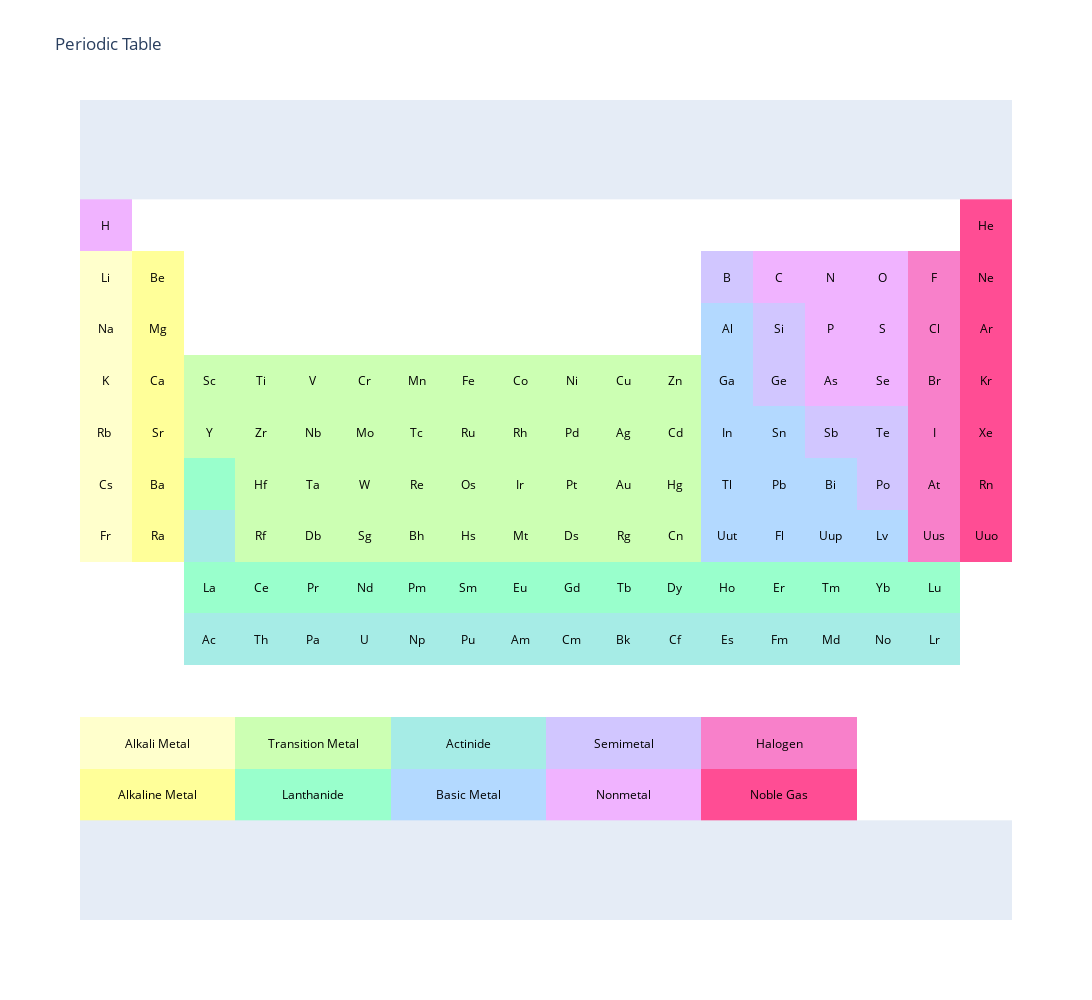

Notebook code cell kept with this figure:
### Code cell
# Periodic Table Data
symbol = [['H', '', '', '', '', '', '', '', '', '', '', '', '', '', '', '', '', 'He'],
         ['Li', 'Be', '', '', '', '', '', '', '', '', '', '', 'B', 'C', 'N', 'O', 'F', 'Ne'],
         ['Na', 'Mg', '', '', '', '', '', '', '', '', '', '', 'Al', 'Si', 'P', 'S', 'Cl', 'Ar'],
         ['K', 'Ca', 'Sc', 'Ti', 'V', 'Cr', 'Mn', 'Fe', 'Co', 'Ni', 'Cu', 'Zn', 'Ga', 'Ge', 'As', 'Se', 'Br', 'Kr'],
         ['Rb ', 'Sr', 'Y', 'Zr', 'Nb', 'Mo', 'Tc', 'Ru', 'Rh', 'Pd', 'Ag', 'Cd', 'In', 'Sn', 'Sb', 'Te', 'I', 'Xe' ],
         ['Cs', 'Ba', '', 'Hf', 'Ta', 'W', 'Re', 'Os', 'Ir', 'Pt', 'Au', 'Hg', 'Tl', 'Pb', 'Bi', 'Po', 'At', 'Rn' ],
         ['Fr', 'Ra', '', 'Rf', 'Db', 'Sg', 'Bh', 'Hs', 'Mt', 'Ds', 'Rg', 'Cn', 'Uut', 'Fl', 'Uup', 'Lv', 'Uus', 'Uuo'],
         ['', '', 'La', 'Ce', 'Pr', 'Nd', 'Pm', 'Sm', 'Eu', 'Gd', 'Tb', 'Dy', 'Ho', 'Er', 'Tm', 'Yb', 'Lu', ''],
         ['', '', 'Ac', 'Th', 'Pa', 'U', 'Np', 'Pu', 'Am', 'Cm', 'Bk', 'Cf', 'Es', 'Fm', 'Md', 'No', 'Lr', '' ],
         ['', '', '', '', '', '', '', '', '', '', '', '', '', '', '', '', '', ''],
         ['', 'Alkali Metal', '', '', 'Transition Metal', '', '', 'Actinide', '', '', 'Semimetal', '', '', 'Halogen', '', '', '', ''],
         ['', 'Alkaline Metal', '', '', 'Lanthanide', '', '', 'Basic Metal', '', '', 'Nonmetal', '', '', 'Noble Gas', '', '', '', '']]

element = [['Hydrogen', '', '', '', '', '', '', '', '', '', '', '', '', '', '', '', '', 'Helium'],
           ['Lithium', 'Beryllium', '', '', '', '', '', '', '', '', '', '', 'Boron', 'Carbon', 'Nitrogen', 'Oxygen', 'Fluorine', 'Neon'],
           ['Sodium', 'Magnesium', '', '', '', '', '', '', '', '', '', '', 'Aluminium', 'Silicon', 'Phosphorus', 'Sulfur', 'Chlorine', 'Argon'],
           ['Potassium', 'Calcium', 'Scandium', 'Titanium', 'Vanadium', 'Chromium',  'Manganese', 'Iron', 'Cobalt', 'Nickel', 'Copper', 'Zinc', 'Gallium', 'Germanium', 'Arsenic', 'Selenium', 'Bromine', 'Krypton'],
           ['Rubidium', 'Strontium', 'Yttrium', 'Zirconium', 'Niobium', 'Molybdenum', 'Technetium', 'Ruthenium', 'Rhodium', 'Palladium', 'Silver', 'Cadmium', 'Indium', 'Tin', 'Antimony', 'Tellurium', 'Iodine', 'Xenon'],
           ['Cesium', 'Barium', '',  'Hafnium', 'Tantalum', 'Tungsten', 'Rhenium', 'Osmium', 'Iridium', 'Platinum', 'Gold', 'Mercury', 'Thallium', 'Lead', 'Bismuth', 'Polonium', 'Astatine', 'Radon'],
           ['Francium', 'Radium', '', 'Rutherfordium','Dubnium','Seaborgium','Bohrium','Hassium','Meitnerium','Darmstadtium','Roentgenium','Copernicium','Ununtrium','Ununquadium','Ununpentium','Ununhexium','Ununseptium','Ununoctium'],
           ['', '',  'Lanthanum', 'Cerium', 'Praseodymium', 'Neodymium', 'Promethium', 'Samarium', 'Europium', 'Gadolinium', 'Terbium', 'Dysprosium', 'Holmium', 'Erbium', 'Thulium', 'Ytterbium', 'Lutetium', ''],
           ['', '', 'Actinium', 'Thorium', 'Protactinium', 'Uranium', 'Neptunium', 'Plutonium', 'Americium', 'Curium', 'Berkelium', 'Californium', 'Einsteinium','Fermium' ,'Mendelevium', 'Nobelium', 'Lawrencium', '' ],
           ['', '', '', '', '', '', '', '', '', '', '', '', '', '', '', '', '', ''],
           ['', '', '', '', '', '', '', '', '', '', '', '', '', '', '', '', '', ''],
           ['', '', '', '', '', '', '', '', '', '', '', '', '', '', '', '', '', '']]

atomic_mass = [[ 1.00794, .0, .0, .0, .0, .0, .0, .0, .0, .0, .0, .0, .0, .0, .0, .0, .0,  4.002602],
     [ 6.941, 9.012182, .0, .0, .0, .0, .0, .0, .0, .0, .0, .0,  10.811, 12.0107, 14.0067, 15.9994, 18.9984032, 20.1797],
     [ 22.98976928, 24.3050, .0, .0, .0, .0, .0, .0, .0, .0, .0, .0,  26.9815386, 28.0855, 30.973762, 32.065, 35.453, 39.948],
     [ 39.0983, 40.078, 44.955912, 47.867, 50.9415, 51.9961, 54.938045, 55.845, 58.933195, 58.6934, 63.546, 65.38, 69.723, 72.64, 74.92160, 78.96, 79.904, 83.798],
     [ 85.4678, 87.62, 88.90585, 91.224, 92.90638, 95.96, 98, 101.07, 102.90550, 106.42, 107.8682, 112.411, 114.818, 118.710, 121.760, 127.60, 126.90447, 131.293],
     [ 132.9054519, 137.327, .0, 178.49, 180.94788, 183.84, 186.207, 190.23, 192.217, 195.084, 196.966569, 200.59, 204.3833, 207.2, 208.98040, 209, 210, 222],
     [223, 226, .0, 267, 268, 271, 272, 270, 276, 281, 280, 285, 284, 289, 288, 293, 'unknown', 294],
     [.0, .0, 138.90547, 140.116, 140.90765, 144.242, 145, 150.36, 151.964, 157.25, 158.92535, 162.500, 164.93032, 167.259, 168.93421, 173.054, 174.9668, .0],
     [.0, .0, 227, 232.03806, 231.03588, 238.02891, 237, 244, 243, 247, 247, 251, 252, 257, 258, 259, 262, .0],
     [.0, .0, .0, .0, .0, .0, .0, .0, .0, .0, .0, .0, .0, .0, .0, .0, .0, .0],
     [.0, .0, .0, .0, .0, .0, .0, .0, .0, .0, .0, .0, .0, .0, .0, .0, .0, .0],
     [.0, .0, .0, .0, .0, .0, .0, .0, .0, .0, .0, .0, .0, .0, .0, .0, .0, .0]]

color = [[.8, .0, .0, .0, .0, .0, .0, .0, .0, .0, .0, .0, .0, .0, .0, .0, .0, 1.],
     [.1, .2, .0, .0, .0, .0, .0, .0, .0, .0, .0, .0, .7, .8, .8, .8, .9, 1.],
     [.1, .2, .0, .0, .0, .0, .0, .0, .0, .0, .0, .0, .6, .7, .8, .8, .9, 1],
     [.1, .2, .3, .3, .3, .3, .3, .3, .3, .3, .3, .3, .6, .7, .8, .8, .9, 1.],
     [.1, .2, .3, .3, .3, .3, .3, .3, .3, .3, .3, .3, .6, .6, .7, .7, .9, 1.],
     [.1, .2, .4, .3, .3, .3, .3, .3, .3, .3, .3, .3, .6, .6, .6, .7, .9, 1.],
     [.1, .2, .5, .3, .3, .3, .3, .3, .3, .3, .3, .3, .6, .6, .6, .6, .9, 1.],
     [.0, .0, .4, .4, .4, .4, .4, .4, .4, .4, .4, .4, .4, .4, .4, .4, .4, .0],
     [.0, .0, .5, .5, .5, .5, .5, .5, .5, .5, .5, .5, .5, .5, .5, .5, .5, .0],
     [.0, .0, .0, .0, .0, .0, .0, .0, .0, .0, .0, .0, .0, .0, .0, .0, .0, .0],
     [.1, .1, .1, .3, .3, .3, .5, .5, .5, .7, .7, .7, .9, .9, .9, .0, .0, .0],
     [.2, .2, .2, .4, .4, .4, .6, .6, .6, .8, .8, .8, 1., 1., 1., .0, .0, .0]]

# Set Colorscale
colorscale=[[0.0, 'rgb(255,255,255)'], [.2, 'rgb(255, 255, 153)'],
            [.4, 'rgb(153, 255, 204)'], [.6, 'rgb(179, 217, 255)'],
            [.8, 'rgb(240, 179, 255)'],[1.0, 'rgb(255, 77, 148)']]

# Display element name and atomic mass on hover
hover=[]
for x in range(len(symbol)):
    hover.append([i + '<br>' + 'Atomic Mass: ' + str(j) if i else ''
                      for i, j in zip(element[x], atomic_mass[x])])

import plotly.figure_factory as ff
# Make Annotated Heatmap
fig = ff.create_annotated_heatmap(color[::-1], annotation_text=symbol[::-1], text=hover[::-1],
                                 colorscale=colorscale, font_colors=['black'], hoverinfo='text')
fig.update_layout(
    title_text='Periodic Table',
    # margin=dict(l=10, r=10, t=50, b=10, pad=10),
    xaxis=dict(zeroline=False, showgrid=False),
    yaxis=dict(zeroline=False, showgrid=False, scaleanchor="x"),
    width=1200,
    height=1000
)
fig.show()

### Figure 1 — Plotly figure (JSON) as saved in the notebook; plotly's stock layout.template omitted (floating-point values rounded to 4 significant figures; data arrays with more than 128 entries replaced by an {"elided": "..."} marker saying what was removed)
{"data": [{"colorscale": [[0, "rgb(255,255,255)"], [0.2, "rgb(255, 255, 153)"], [0.4, "rgb(153, 255, 204)"], [0.6, "rgb(179, 217, 255)"], [0.8, "rgb(240, 179, 255)"], [1, "rgb(255, 77, 148)"]], "hoverinfo": "text", "reversescale": false, "showscale": false, "text": {"elided": "12x18 str values"}, "type": "heatmap", "z": {"elided": "12x18 float values"}}], "layout": {"annotations": [{"font": {"color": "black"}, "showarrow": false, "text": "", "x": 0, "xref": "x", "y": 0, "yref": "y"}, {"font": {"color": "black"}, "showarrow": false, "text": "Alkaline Metal", "x": 1, "xref": "x", "y": 0, "yref": "y"}, {"font": {"color": "black"}, "showarrow": false, "text": "", "x": 2, "xref": "x", "y": 0, "yref": "y"}, {"font": {"color": "black"}, "showarrow": false, "text": "", "x": 3, "xref": "x", "y": 0, "yref": "y"}, {"font": {"color": "black"}, "showarrow": false, "text": "Lanthanide", "x": 4, "xref": "x", "y": 0, "yref": "y"}, {"font": {"color": "black"}, "showarrow": false, "text": "", "x": 5, "xref": "x", "y": 0, "yref": "y"}, {"font": {"color": "black"}, "showarrow": false, "text": "", "x": 6, "xref": "x", "y": 0, "yref": "y"}, {"font": {"color": "black"}, "showarrow": false, "text": "Basic Metal", "x": 7, "xref": "x", "y": 0, "yref": "y"}, {"font": {"color": "black"}, "showarrow": false, "text": "", "x": 8, "xref": "x", "y": 0, "yref": "y"}, {"font": {"color": "black"}, "showarrow": false, "text": "", "x": 9, "xref": "x", "y": 0, "yref": "y"}, {"font": {"color": "black"}, "showarrow": false, "text": "Nonmetal", "x": 10, "xref": "x", "y": 0, "yref": "y"}, {"font": {"color": "black"}, "showarrow": false, "text": "", "x": 11, "xref": "x", "y": 0, "yref": "y"}, {"font": {"color": "black"}, "showarrow": false, "text": "", "x": 12, "xref": "x", "y": 0, "yref": "y"}, {"font": {"color": "black"}, "showarrow": false, "text": "Noble Gas", "x": 13, "xref": "x", "y": 0, "yref": "y"}, {"font": {"color": "black"}, "showarrow": false, "text": "", "x": 14, "xref": "x", "y": 0, "yref": "y"}, {"font": {"color": "black"}, "showarrow": false, "text": "", "x": 15, "xref": "x", "y": 0, "yref": "y"}, {"font": {"color": "black"}, "showarrow": false, "text": "", "x": 16, "xref": "x", "y": 0, "yref": "y"}, {"font": {"color": "black"}, "showarrow": false, "text": "", "x": 17, "xref": "x", "y": 0, "yref": "y"}, {"font": {"color": "black"}, "showarrow": false, "text": "", "x": 0, "xref": "x", "y": 1, "yref": "y"}, {"font": {"color": "black"}, "showarrow": false, "text": "Alkali Metal", "x": 1, "xref": "x", "y": 1, "yref": "y"}, {"font": {"color": "black"}, "showarrow": false, "text": "", "x": 2, "xref": "x", "y": 1, "yref": "y"}, {"font": {"color": "black"}, "showarrow": false, "text": "", "x": 3, "xref": "x", "y": 1, "yref": "y"}, {"font": {"color": "black"}, "showarrow": false, "text": "Transition Metal", "x": 4, "xref": "x", "y": 1, "yref": "y"}, {"font": {"color": "black"}, "showarrow": false, "text": "", "x": 5, "xref": "x", "y": 1, "yref": "y"}, {"font": {"color": "black"}, "showarrow": false, "text": "", "x": 6, "xref": "x", "y": 1, "yref": "y"}, {"font": {"color": "black"}, "showarrow": false, "text": "Actinide", "x": 7, "xref": "x", "y": 1, "yref": "y"}, {"font": {"color": "black"}, "showarrow": false, "text": "", "x": 8, "xref": "x", "y": 1, "yref": "y"}, {"font": {"color": "black"}, "showarrow": false, "text": "", "x": 9, "xref": "x", "y": 1, "yref": "y"}, {"font": {"color": "black"}, "showarrow": false, "text": "Semimetal", "x": 10, "xref": "x", "y": 1, "yref": "y"}, {"font": {"color": "black"}, "showarrow": false, "text": "", "x": 11, "xref": "x", "y": 1, "yref": "y"}, {"font": {"color": "black"}, "showarrow": false, "text": "", "x": 12, "xref": "x", "y": 1, "yref": "y"}, {"font": {"color": "black"}, "showarrow": false, "text": "Halogen", "x": 13, "xref": "x", "y": 1, "yref": "y"}, {"font": {"color": "black"}, "showarrow": false, "text": "", "x": 14, "xref": "x", "y": 1, "yref": "y"}, {"font": {"color": "black"}, "showarrow": false, "text": "", "x": 15, "xref": "x", "y": 1, "yref": "y"}, {"font": {"color": "black"}, "showarrow": false, "text": "", "x": 16, "xref": "x", "y": 1, "yref": "y"}, {"font": {"color": "black"}, "showarrow": false, "text": "", "x": 17, "xref": "x", "y": 1, "yref": "y"}, {"font": {"color": "black"}, "showarrow": false, "text": "", "x": 0, "xref": "x", "y": 2, "yref": "y"}, {"font": {"color": "black"}, "showarrow": false, "text": "", "x": 1, "xref": "x", "y": 2, "yref": "y"}, {"font": {"color": "black"}, "showarrow": false, "text": "", "x": 2, "xref": "x", "y": 2, "yref": "y"}, {"font": {"color": "black"}, "showarrow": false, "text": "", "x": 3, "xref": "x", "y": 2, "yref": "y"}, {"font": {"color": "black"}, "showarrow": false, "text": "", "x": 4, "xref": "x", "y": 2, "yref": "y"}, {"font": {"color": "black"}, "showarrow": false, "text": "", "x": 5, "xref": "x", "y": 2, "yref": "y"}, {"font": {"color": "black"}, "showarrow": false, "text": "", "x": 6, "xref": "x", "y": 2, "yref": "y"}, {"font": {"color": "black"}, "showarrow": false, "text": "", "x": 7, "xref": "x", "y": 2, "yref": "y"}, {"font": {"color": "black"}, "showarrow": false, "text": "", "x": 8, "xref": "x", "y": 2, "yref": "y"}, {"font": {"color": "black"}, "showarrow": false, "text": "", "x": 9, "xref": "x", "y": 2, "yref": "y"}, {"font": {"color": "black"}, "showarrow": false, "text": "", "x": 10, "xref": "x", "y": 2, "yref": "y"}, {"font": {"color": "black"}, "showarrow": false, "text": "", "x": 11, "xref": "x", "y": 2, "yref": "y"}, {"font": {"color": "black"}, "showarrow": false, "text": "", "x": 12, "xref": "x", "y": 2, "yref": "y"}, {"font": {"color": "black"}, "showarrow": false, "text": "", "x": 13, "xref": "x", "y": 2, "yref": "y"}, {"font": {"color": "black"}, "showarrow": false, "text": "", "x": 14, "xref": "x", "y": 2, "yref": "y"}, {"font": {"color": "black"}, "showarrow": false, "text": "", "x": 15, "xref": "x", "y": 2, "yref": "y"}, {"font": {"color": "black"}, "showarrow": false, "text": "", "x": 16, "xref": "x", "y": 2, "yref": "y"}, {"font": {"color": "black"}, "showarrow": false, "text": "", "x": 17, "xref": "x", "y": 2, "yref": "y"}, {"font": {"color": "black"}, "showarrow": false, "text": "", "x": 0, "xref": "x", "y": 3, "yref": "y"}, {"font": {"color": "black"}, "showarrow": false, "text": "", "x": 1, "xref": "x", "y": 3, "yref": "y"}, {"font": {"color": "black"}, "showarrow": false, "text": "Ac", "x": 2, "xref": "x", "y": 3, "yref": "y"}, {"font": {"color": "black"}, "showarrow": false, "text": "Th", "x": 3, "xref": "x", "y": 3, "yref": "y"}, {"font": {"color": "black"}, "showarrow": false, "text": "Pa", "x": 4, "xref": "x", "y": 3, "yref": "y"}, {"font": {"color": "black"}, "showarrow": false, "text": "U", "x": 5, "xref": "x", "y": 3, "yref": "y"}, {"font": {"color": "black"}, "showarrow": false, "text": "Np", "x": 6, "xref": "x", "y": 3, "yref": "y"}, {"font": {"color": "black"}, "showarrow": false, "text": "Pu", "x": 7, "xref": "x", "y": 3, "yref": "y"}, {"font": {"color": "black"}, "showarrow": false, "text": "Am", "x": 8, "xref": "x", "y": 3, "yref": "y"}, {"font": {"color": "black"}, "showarrow": false, "text": "Cm", "x": 9, "xref": "x", "y": 3, "yref": "y"}, {"font": {"color": "black"}, "showarrow": false, "text": "Bk", "x": 10, "xref": "x", "y": 3, "yref": "y"}, {"font": {"color": "black"}, "showarrow": false, "text": "Cf", "x": 11, "xref": "x", "y": 3, "yref": "y"}, {"font": {"color": "black"}, "showarrow": false, "text": "Es", "x": 12, "xref": "x", "y": 3, "yref": "y"}, {"font": {"color": "black"}, "showarrow": false, "text": "Fm", "x": 13, "xref": "x", "y": 3, "yref": "y"}, {"font": {"color": "black"}, "showarrow": false, "text": "Md", "x": 14, "xref": "x", "y": 3, "yref": "y"}, {"font": {"color": "black"}, "showarrow": false, "text": "No", "x": 15, "xref": "x", "y": 3, "yref": "y"}, {"font": {"color": "black"}, "showarrow": false, "text": "Lr", "x": 16, "xref": "x", "y": 3, "yref": "y"}, {"font": {"color": "black"}, "showarrow": false, "text": "", "x": 17, "xref": "x", "y": 3, "yref": "y"}, {"font": {"color": "black"}, "showarrow": false, "text": "", "x": 0, "xref": "x", "y": 4, "yref": "y"}, {"font": {"color": "black"}, "showarrow": false, "text": "", "x": 1, "xref": "x", "y": 4, "yref": "y"}, {"font": {"color": "black"}, "showarrow": false, "text": "La", "x": 2, "xref": "x", "y": 4, "yref": "y"}, {"font": {"color": "black"}, "showarrow": false, "text": "Ce", "x": 3, "xref": "x", "y": 4, "yref": "y"}, {"font": {"color": "black"}, "showarrow": false, "text": "Pr", "x": 4, "xref": "x", "y": 4, "yref": "y"}, {"font": {"color": "black"}, "showarrow": false, "text": "Nd", "x": 5, "xref": "x", "y": 4, "yref": "y"}, {"font": {"color": "black"}, "showarrow": false, "text": "Pm", "x": 6, "xref": "x", "y": 4, "yref": "y"}, {"font": {"color": "black"}, "showarrow": false, "text": "Sm", "x": 7, "xref": "x", "y": 4, "yref": "y"}, {"font": {"color": "black"}, "showarrow": false, "text": "Eu", "x": 8, "xref": "x", "y": 4, "yref": "y"}, {"font": {"color": "black"}, "showarrow": false, "text": "Gd", "x": 9, "xref": "x", "y": 4, "yref": "y"}, {"font": {"color": "black"}, "showarrow": false, "text": "Tb", "x": 10, "xref": "x", "y": 4, "yref": "y"}, {"font": {"color": "black"}, "showarrow": false, "text": "Dy", "x": 11, "xref": "x", "y": 4, "yref": "y"}, {"font": {"color": "black"}, "showarrow": false, "text": "Ho", "x": 12, "xref": "x", "y": 4, "yref": "y"}, {"font": {"color": "black"}, "showarrow": false, "text": "Er", "x": 13, "xref": "x", "y": 4, "yref": "y"}, {"font": {"color": "black"}, "showarrow": false, "text": "Tm", "x": 14, "xref": "x", "y": 4, "yref": "y"}, {"font": {"color": "black"}, "showarrow": false, "text": "Yb", "x": 15, "xref": "x", "y": 4, "yref": "y"}, {"font": {"color": "black"}, "showarrow": false, "text": "Lu", "x": 16, "xref": "x", "y": 4, "yref": "y"}, {"font": {"color": "black"}, "showarrow": false, "text": "", "x": 17, "xref": "x", "y": 4, "yref": "y"}, {"font": {"color": "black"}, "showarrow": false, "text": "Fr", "x": 0, "xref": "x", "y": 5, "yref": "y"}, {"font": {"color": "black"}, "showarrow": false, "text": "Ra", "x": 1, "xref": "x", "y": 5, "yref": "y"}, {"font": {"color": "black"}, "showarrow": false, "text": "", "x": 2, "xref": "x", "y": 5, "yref": "y"}, {"font": {"color": "black"}, "showarrow": false, "text": "Rf", "x": 3, "xref": "x", "y": 5, "yref": "y"}, {"font": {"color": "black"}, "showarrow": false, "text": "Db", "x": 4, "xref": "x", "y": 5, "yref": "y"}, {"font": {"color": "black"}, "showarrow": false, "text": "Sg", "x": 5, "xref": "x", "y": 5, "yref": "y"}, {"font": {"color": "black"}, "showarrow": false, "text": "Bh", "x": 6, "xref": "x", "y": 5, "yref": "y"}, {"font": {"color": "black"}, "showarrow": false, "text": "Hs", "x": 7, "xref": "x", "y": 5, "yref": "y"}, {"font": {"color": "black"}, "showarrow": false, "text": "Mt", "x": 8, "xref": "x", "y": 5, "yref": "y"}, {"font": {"color": "black"}, "showarrow": false, "text": "Ds", "x": 9, "xref": "x", "y": 5, "yref": "y"}, {"font": {"color": "black"}, "showarrow": false, "text": "Rg", "x": 10, "xref": "x", "y": 5, "yref": "y"}, {"font": {"color": "black"}, "showarrow": false, "text": "Cn", "x": 11, "xref": "x", "y": 5, "yref": "y"}, {"font": {"color": "black"}, "showarrow": false, "text": "Uut", "x": 12, "xref": "x", "y": 5, "yref": "y"}, {"font": {"color": "black"}, "showarrow": false, "text": "Fl", "x": 13, "xref": "x", "y": 5, "yref": "y"}, {"font": {"color": "black"}, "showarrow": false, "text": "Uup", "x": 14, "xref": "x", "y": 5, "yref": "y"}, {"font": {"color": "black"}, "showarrow": false, "text": "Lv", "x": 15, "xref": "x", "y": 5, "yref": "y"}, {"font": {"color": "black"}, "showarrow": false, "text": "Uus", "x": 16, "xref": "x", "y": 5, "yref": "y"}, {"font": {"color": "black"}, "showarrow": false, "text": "Uuo", "x": 17, "xref": "x", "y": 5, "yref": "y"}, {"font": {"color": "black"}, "showarrow": false, "text": "Cs", "x": 0, "xref": "x", "y": 6, "yref": "y"}, {"font": {"color": "black"}, "showarrow": false, "text": "Ba", "x": 1, "xref": "x", "y": 6, "yref": "y"}, {"font": {"color": "black"}, "showarrow": false, "text": "", "x": 2, "xref": "x", "y": 6, "yref": "y"}, {"font": {"color": "black"}, "showarrow": false, "text": "Hf", "x": 3, "xref": "x", "y": 6, "yref": "y"}, {"font": {"color": "black"}, "showarrow": false, "text": "Ta", "x": 4, "xref": "x", "y": 6, "yref": "y"}, {"font": {"color": "black"}, "showarrow": false, "text": "W", "x": 5, "xref": "x", "y": 6, "yref": "y"}, {"font": {"color": "black"}, "showarrow": false, "text": "Re", "x": 6, "xref": "x", "y": 6, "yref": "y"}, {"font": {"color": "black"}, "showarrow": false, "text": "Os", "x": 7, "xref": "x", "y": 6, "yref": "y"}, {"font": {"color": "black"}, "showarrow": false, "text": "Ir", "x": 8, "xref": "x", "y": 6, "yref": "y"}, {"font": {"color": "black"}, "showarrow": false, "text": "Pt", "x": 9, "xref": "x", "y": 6, "yref": "y"}, {"font": {"color": "black"}, "showarrow": false, "text": "Au", "x": 10, "xref": "x", "y": 6, "yref": "y"}, {"font": {"color": "black"}, "showarrow": false, "text": "Hg", "x": 11, "xref": "x", "y": 6, "yref": "y"}, {"font": {"color": "black"}, "showarrow": false, "text": "Tl", "x": 12, "xref": "x", "y": 6, "yref": "y"}, {"font": {"color": "black"}, "showarrow": false, "text": "Pb", "x": 13, "xref": "x", "y": 6, "yref": "y"}, {"font": {"color": "black"}, "showarrow": false, "text": "Bi", "x": 14, "xref": "x", "y": 6, "yref": "y"}, {"font": {"color": "black"}, "showarrow": false, "text": "Po", "x": 15, "xref": "x", "y": 6, "yref": "y"}, {"font": {"color": "black"}, "showarrow": false, "text": "At", "x": 16, "xref": "x", "y": 6, "yref": "y"}, {"font": {"color": "black"}, "showarrow": false, "text": "Rn", "x": 17, "xref": "x", "y": 6, "yref": "y"}, {"font": {"color": "black"}, "showarrow": false, "text": "Rb ", "x": 0, "xref": "x", "y": 7, "yref": "y"}, {"font": {"color": "black"}, "showarrow": false, "text": "Sr", "x": 1, "xref": "x", "y": 7, "yref": "y"}, {"font": {"color": "black"}, "showarrow": false, "text": "Y", "x": 2, "xref": "x", "y": 7, "yref": "y"}, {"font": {"color": "black"}, "showarrow": false, "text": "Zr", "x": 3, "xref": "x", "y": 7, "yref": "y"}, {"font": {"color": "black"}, "showarrow": false, "text": "Nb", "x": 4, "xref": "x", "y": 7, "yref": "y"}, {"font": {"color": "black"}, "showarrow": false, "text": "Mo", "x": 5, "xref": "x", "y": 7, "yref": "y"}, {"font": {"color": "black"}, "showarrow": false, "text": "Tc", "x": 6, "xref": "x", "y": 7, "yref": "y"}, {"font": {"color": "black"}, "showarrow": false, "text": "Ru", "x": 7, "xref": "x", "y": 7, "yref": "y"}, {"font": {"color": "black"}, "showarrow": false, "text": "Rh", "x": 8, "xref": "x", "y": 7, "yref": "y"}, {"font": {"color": "black"}, "showarrow": false, "text": "Pd", "x": 9, "xref": "x", "y": 7, "yref": "y"}, {"font": {"color": "black"}, "showarrow": false, "text": "Ag", "x": 10, "xref": "x", "y": 7, "yref": "y"}, {"font": {"color": "black"}, "showarrow": false, "text": "Cd", "x": 11, "xref": "x", "y": 7, "yref": "y"}, {"font": {"color": "black"}, "showarrow": false, "text": "In", "x": 12, "xref": "x", "y": 7, "yref": "y"}, {"font": {"color": "black"}, "showarrow": false, "text": "Sn", "x": 13, "xref": "x", "y": 7, "yref": "y"}, {"font": {"color": "black"}, "showarrow": false, "text": "Sb", "x": 14, "xref": "x", "y": 7, "yref": "y"}, {"font": {"color": "black"}, "showarrow": false, "text": "Te", "x": 15, "xref": "x", "y": 7, "yref": "y"}, {"font": {"color": "black"}, "showarrow": false, "text": "I", "x": 16, "xref": "x", "y": 7, "yref": "y"}, {"font": {"color": "black"}, "showarrow": false, "text": "Xe", "x": 17, "xref": "x", "y": 7, "yref": "y"}, {"font": {"color": "black"}, "showarrow": false, "text": "K", "x": 0, "xref": "x", "y": 8, "yref": "y"}, {"font": {"color": "black"}, "showarrow": false, "text": "Ca", "x": 1, "xref": "x", "y": 8, "yref": "y"}, {"font": {"color": "black"}, "showarrow": false, "text": "Sc", "x": 2, "xref": "x", "y": 8, "yref": "y"}, {"font": {"color": "black"}, "showarrow": false, "text": "Ti", "x": 3, "xref": "x", "y": 8, "yref": "y"}, {"font": {"color": "black"}, "showarrow": false, "text": "V", "x": 4, "xref": "x", "y": 8, "yref": "y"}, {"font": {"color": "black"}, "showarrow": false, "text": "Cr", "x": 5, "xref": "x", "y": 8, "yref": "y"}, {"font": {"color": "black"}, "showarrow": false, "text": "Mn", "x": 6, "xref": "x", "y": 8, "yref": "y"}, {"font": {"color": "black"}, "showarrow": false, "text": "Fe", "x": 7, "xref": "x", "y": 8, "yref": "y"}, {"font": {"color": "black"}, "showarrow": false, "text": "Co", "x": 8, "xref": "x", "y": 8, "yref": "y"}, {"font": {"color": "black"}, "showarrow": false, "text": "Ni", "x": 9, "xref": "x", "y": 8, "yref": "y"}, {"font": {"color": "black"}, "showarrow": false, "text": "Cu", "x": 10, "xref": "x", "y": 8, "yref": "y"}, {"font": {"color": "black"}, "showarrow": false, "text": "Zn", "x": 11, "xref": "x", "y": 8, "yref": "y"}, {"font": {"color": "black"}, "showarrow": false, "text": "Ga", "x": 12, "xref": "x", "y": 8, "yref": "y"}, {"font": {"color": "black"}, "showarrow": false, "text": "Ge", "x": 13, "xref": "x", "y": 8, "yref": "y"}, {"font": {"color": "black"}, "showarrow": false, "text": "As", "x": 14, "xref": "x", "y": 8, "yref": "y"}, {"font": {"color": "black"}, "showarrow": false, "text": "Se", "x": 15, "xref": "x", "y": 8, "yref": "y"}, {"font": {"color": "black"}, "showarrow": false, "text": "Br", "x": 16, "xref": "x", "y": 8, "yref": "y"}, {"font": {"color": "black"}, "showarrow": false, "text": "Kr", "x": 17, "xref": "x", "y": 8, "yref": "y"}, {"font": {"color": "black"}, "showarrow": false, "text": "Na", "x": 0, "xref": "x", "y": 9, "yref": "y"}, {"font": {"color": "black"}, "showarrow": false, "text": "Mg", "x": 1, "xref": "x", "y": 9, "yref": "y"}, {"font": {"color": "black"}, "showarrow": false, "text": "", "x": 2, "xref": "x", "y": 9, "yref": "y"}, {"font": {"color": "black"}, "showarrow": false, "text": "", "x": 3, "xref": "x", "y": 9, "yref": "y"}, {"font": {"color": "black"}, "showarrow": false, "text": "", "x": 4, "xref": "x", "y": 9, "yref": "y"}, {"font": {"color": "black"}, "showarrow": false, "text": "", "x": 5, "xref": "x", "y": 9, "yref": "y"}, {"font": {"color": "black"}, "showarrow": false, "text": "", "x": 6, "xref": "x", "y": 9, "yref": "y"}, {"font": {"color": "black"}, "showarrow": false, "text": "", "x": 7, "xref": "x", "y": 9, "yref": "y"}, {"font": {"color": "black"}, "showarrow": false, "text": "", "x": 8, "xref": "x", "y": 9, "yref": "y"}, {"font": {"color": "black"}, "showarrow": false, "text": "", "x": 9, "xref": "x", "y": 9, "yref": "y"}, {"font": {"color": "black"}, "showarrow": false, "text": "", "x": 10, "xref": "x", "y": 9, "yref": "y"}, {"font": {"color": "black"}, "showarrow": false, "text": "", "x": 11, "xref": "x", "y": 9, "yref": "y"}, {"font": {"color": "black"}, "showarrow": false, "text": "Al", "x": 12, "xref": "x", "y": 9, "yref": "y"}, {"font": {"color": "black"}, "showarrow": false, "text": "Si", "x": 13, "xref": "x", "y": 9, "yref": "y"}, {"font": {"color": "black"}, "showarrow": false, "text": "P", "x": 14, "xref": "x", "y": 9, "yref": "y"}, {"font": {"color": "black"}, "showarrow": false, "text": "S", "x": 15, "xref": "x", "y": 9, "yref": "y"}, {"font": {"color": "black"}, "showarrow": false, "text": "Cl", "x": 16, "xref": "x", "y": 9, "yref": "y"}, {"font": {"color": "black"}, "showarrow": false, "text": "Ar", "x": 17, "xref": "x", "y": 9, "yref": "y"}, {"font": {"color": "black"}, "showarrow": false, "text": "Li", "x": 0, "xref": "x", "y": 10, "yref": "y"}, {"font": {"color": "black"}, "showarrow": false, "text": "Be", "x": 1, "xref": "x", "y": 10, "yref": "y"}, {"font": {"color": "black"}, "showarrow": false, "text": "", "x": 2, "xref": "x", "y": 10, "yref": "y"}, {"font": {"color": "black"}, "showarrow": false, "text": "", "x": 3, "xref": "x", "y": 10, "yref": "y"}, {"font": {"color": "black"}, "showarrow": false, "text": "", "x": 4, "xref": "x", "y": 10, "yref": "y"}, {"font": {"color": "black"}, "showarrow": false, "text": "", "x": 5, "xref": "x", "y": 10, "yref": "y"}, {"font": {"color": "black"}, "showarrow": false, "text": "", "x": 6, "xref": "x", "y": 10, "yref": "y"}, {"font": {"color": "black"}, "showarrow": false, "text": "", "x": 7, "xref": "x", "y": 10, "yref": "y"}, {"font": {"color": "black"}, "showarrow": false, "text": "", "x": 8, "xref": "x", "y": 10, "yref": "y"}, {"font": {"color": "black"}, "showarrow": false, "text": "", "x": 9, "xref": "x", "y": 10, "yref": "y"}, {"font": {"color": "black"}, "showarrow": false, "text": "", "x": 10, "xref": "x", "y": 10, "yref": "y"}, {"font": {"color": "black"}, "showarrow": false, "text": "", "x": 11, "xref": "x", "y": 10, "yref": "y"}, {"font": {"color": "black"}, "showarrow": false, "text": "B", "x": 12, "xref": "x", "y": 10, "yref": "y"}, {"font": {"color": "black"}, "showarrow": false, "text": "C", "x": 13, "xref": "x", "y": 10, "yref": "y"}, {"font": {"color": "black"}, "showarrow": false, "text": "N", "x": 14, "xref": "x", "y": 10, "yref": "y"}, {"font": {"color": "black"}, "showarrow": false, "text": "O", "x": 15, "xref": "x", "y": 10, "yref": "y"}, {"font": {"color": "black"}, "showarrow": false, "text": "F", "x": 16, "xref": "x", "y": 10, "yref": "y"}, {"font": {"color": "black"}, "showarrow": false, "text": "Ne", "x": 17, "xref": "x", "y": 10, "yref": "y"}, {"font": {"color": "black"}, "showarrow": false, "text": "H", "x": 0, "xref": "x", "y": 11, "yref": "y"}, {"font": {"color": "black"}, "showarrow": false, "text": "", "x": 1, "xref": "x", "y": 11, "yref": "y"}, {"font": {"color": "black"}, "showarrow": false, "text": "", "x": 2, "xref": "x", "y": 11, "yref": "y"}, {"font": {"color": "black"}, "showarrow": false, "text": "", "x": 3, "xref": "x", "y": 11, "yref": "y"}, {"font": {"color": "black"}, "showarrow": false, "text": "", "x": 4, "xref": "x", "y": 11, "yref": "y"}, {"font": {"color": "black"}, "showarrow": false, "text": "", "x": 5, "xref": "x", "y": 11, "yref": "y"}, {"font": {"color": "black"}, "showarrow": false, "text": "", "x": 6, "xref": "x", "y": 11, "yref": "y"}, {"font": {"color": "black"}, "showarrow": false, "text": "", "x": 7, "xref": "x", "y": 11, "yref": "y"}, {"font": {"color": "black"}, "showarrow": false, "text": "", "x": 8, "xref": "x", "y": 11, "yref": "y"}, {"font": {"color": "black"}, "showarrow": false, "text": "", "x": 9, "xref": "x", "y": 11, "yref": "y"}, {"font": {"color": "black"}, "showarrow": false, "text": "", "x": 10, "xref": "x", "y": 11, "yref": "y"}, {"font": {"color": "black"}, "showarrow": false, "text": "", "x": 11, "xref": "x", "y": 11, "yref": "y"}, {"font": {"color": "black"}, "showarrow": false, "text": "", "x": 12, "xref": "x", "y": 11, "yref": "y"}, {"font": {"color": "black"}, "showarrow": false, "text": "", "x": 13, "xref": "x", "y": 11, "yref": "y"}, {"font": {"color": "black"}, "showarrow": false, "text": "", "x": 14, "xref": "x", "y": 11, "yref": "y"}, {"font": {"color": "black"}, "showarrow": false, "text": "", "x": 15, "xref": "x", "y": 11, "yref": "y"}, {"font": {"color": "black"}, "showarrow": false, "text": "", "x": 16, "xref": "x", "y": 11, "yref": "y"}, {"font": {"color": "black"}, "showarrow": false, "text": "He", "x": 17, "xref": "x", "y": 11, "yref": "y"}], "height": 1000, "title": {"text": "Periodic Table"}, "width": 1200, "xaxis": {"autorange": true, "domain": [0, 1], "gridcolor": "rgb(0, 0, 0)", "range": [-0.5, 17.5], "showgrid": false, "showticklabels": false, "side": "top", "ticks": "", "zeroline": false}, "yaxis": {"autorange": true, "domain": [0, 1], "range": [-1.596, 12.6], "scaleanchor": "x", "showgrid": false, "showticklabels": false, "ticks": "", "ticksuffix": "  ", "zeroline": false}}}
